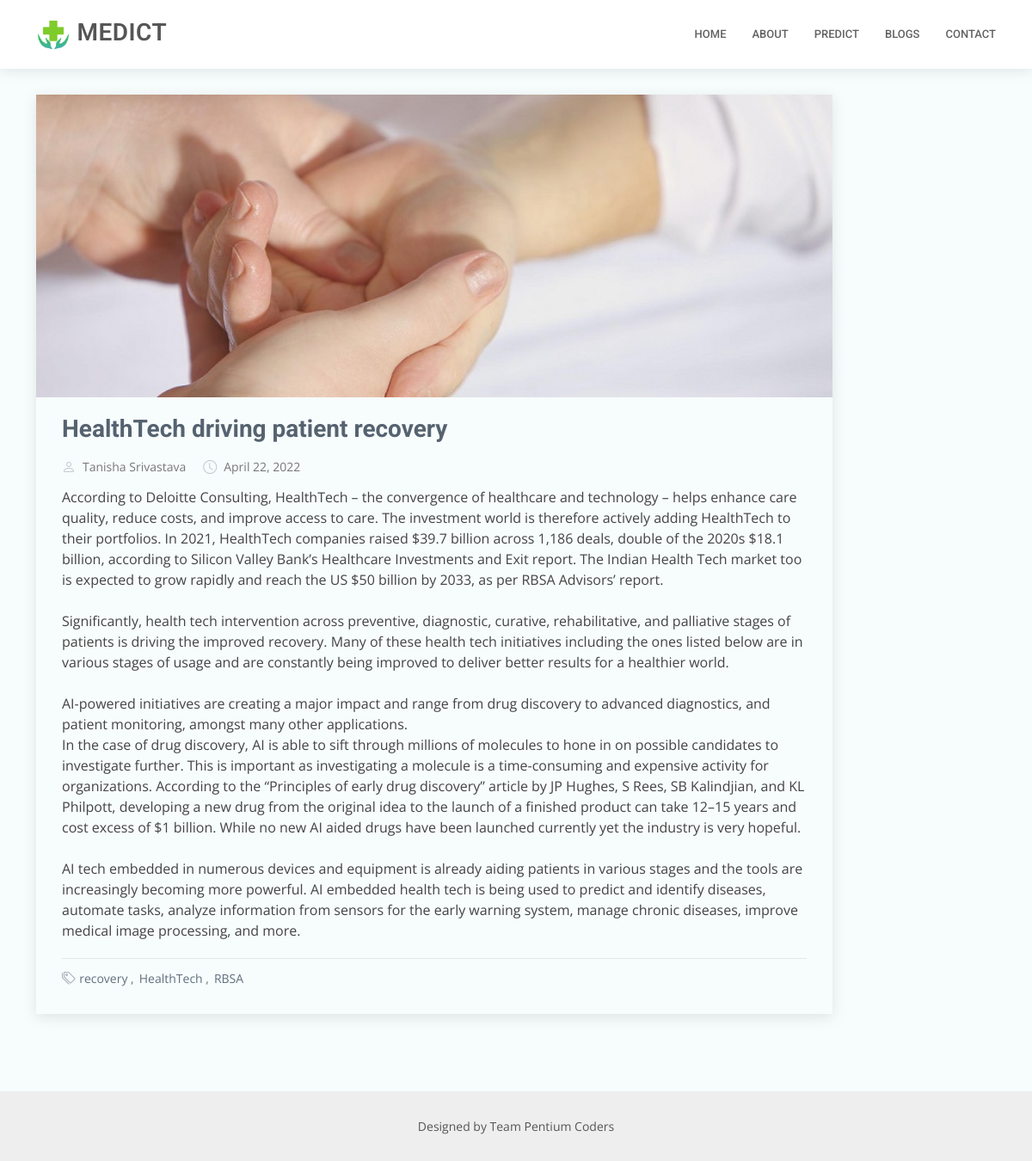
The page /blogpost/3 on the database its author committed.
### Main/models.py (models this page shows)
class Blog(models.Model):
    sno = models.AutoField(primary_key=True)
    author = models.CharField(max_length=30)
    title = models.CharField(max_length=100)
    metadesc = models.CharField(max_length=150)
    content = models.TextField()
    thumbimg = models.ImageField(upload_to='blogs/thumbnail', blank=True, null=True)
    featureimg = models.ImageField(upload_to='blogs/', blank=True, null=True)
    tags = models.TextField()
    dateposted = models.DateField(auto_now_add=True)

### Main/views.py (the view)
# urls.py: path('blogpost/<slug:slug>', views.blog, name="blog"),
def blog(request, slug):
    blog = Blog.objects.get(sno=slug)
    tags = blog.tags.split()
    return render(request, 'blogpost.html', {"blog": blog, "tags":tags})

### template/blogpost.html (shortened to what this page needs)
{% extends 'base.html' %}  {% block body %}
<main id="main">
  <section id="blog" class="blog section-bg">
    <div class="container" data-aos="fade-up">
      <div class="row">
        <div class="col-lg-10 entries">
          <article class="entry entry-single">
            <div class="entry-img">
              <img
                src="{{blog.featureimg.url}}"
                alt="{{blog.title}"
                class="col-12"
              />
            </div>
            <h2 class="entry-title">
              <a href="#">{{blog.title}}</a>
            </h2>
            <div class="entry-meta">
              <ul>
                <li class="d-flex align-items-center">
                  <i class="bi bi-person"></i>
                  <a href="blog-single.html">{{blog.author}}</a>
                </li>
                <li class="d-flex align-items-center">
                  <i class="bi bi-clock"></i>
                  <a href="blog-single.html">
                    <time datetime="{{blog.dateposted}}"
                      >{{blog.dateposted}}</time
                    >
                  </a>
                </li>
              </ul>
            </div>
            <div class="entry-content">
              <div>{{ blog.content|safe }}</div>
            </div>
            <div class="entry-footer">
              <i class="bi bi-tags"></i>
              <ul class="tags">
                {% for tag in tags %}
                <li><a>{{tag}}</a></li>
                {% endfor %}
              </ul>
            </div>
          </article>
        </div>
      </div>
    </div>
  </section>
</main>
{% endblock body %}

### assets/static/css/style.css (style rules this page uses)
body { font-family: "Open Sans", sans-serif; color: #444444; }
a { color: #3fbbc0; text-decoration: none; }
h1, h2, h3, h4, h5, h6 { font-family: "Roboto", sans-serif; }
section { padding: 60px 0; overflow: hidden; }
.section-bg { background-color: #f7fcfc; }
.blog { margin-top: 50px; }
.blog .entry { padding: 30px; margin-bottom: 30px; box-shadow: 0 4px 16px rgba(0, 0, 0, 0.1); }
.blog .entry .entry-img { max-height: 440px; margin: -30px -30px 20px -30px; overflow: hidden; }
.blog .entry .entry-title { font-size: 28px; font-weight: bold; padding: 0; margin: 0 0 20px 0; }
.blog .entry .entry-title a { color: #556270; transition: 0.3s; }
.blog .entry .entry-meta { margin-bottom: 15px; color: #c1c8d0; }
.blog .entry .entry-meta ul { display: flex; flex-wrap: wrap; list-style: none; align-items: center; padding: 0; margin: 0; }
.blog .entry .entry-meta ul li + li { padding-left: 20px; }
.blog .entry .entry-meta i { font-size: 16px; margin-right: 8px; line-height: 0; }
.blog .entry .entry-meta a { color: #777777; font-size: 14px; display: inline-block; line-height: 1; }
.blog .entry .entry-content div { line-height: 24px; }
.blog .entry .entry-footer { padding-top: 10px; margin-top: 20px; border-top: 1px solid #e6e6e6; }
.blog .entry .entry-footer i { color: #a4afba; display: inline; }
.blog .entry .entry-footer a { color: #606f7e; transition: 0.3s; cursor: pointer; }
.blog .entry .entry-footer .tags { list-style: none; display: inline; padding: 0; font-size: 14px; }
.blog .entry .entry-footer .tags li { display: inline-block; }
.blog .entry .entry-footer .tags li + li::before { padding-right: 6px; color: #6c757d; content: ","; }

### rows shown on the page
Blog: featureimg (picture), title "HealthTech driving patient recovery", author "Tanisha Srivastava", dateposted "April 22, 2022", content "According to Deloitte Consulting, HealthTech – the convergence of healthcare and technology – helps enhance care quality, reduce costs, and improve access to care. The investment world is therefore actively adding HealthTech to their portfolios. In 2021, HealthTech companies raised $39.7 billion across 1,186 deals, double of the 2020s $18.1 billion, according to Silicon Valley Bank’s Healthcare Investments and Exit report. The Indian Health Tech market too is expected to grow rapidly and reach the US $50 billion by 2033, as per RBSA Advisors’ report. Significantly, health tech intervention across preventive, diagnostic, curative, rehabilitative, and palliative stages of patients is driving…"

### other values the page prints
{{ tag }} "recovery" "HealthTech" "RBSA"
